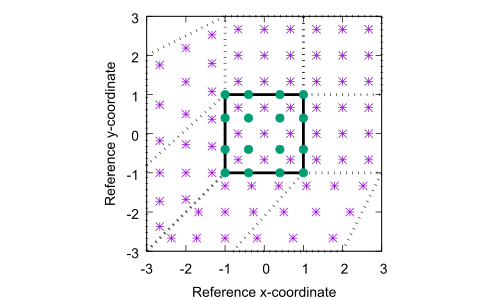

This figure's gnuplot source:
#set terminal postscript eps color
#set out "mapping.eps"
set term pdfcairo font "Arial,20"
#set terminal pdfcairo enhanced color Arial,20
set out "mapping.pdf"

set xlabel "Reference x-coordinate" font ",20"
set ylabel "Reference y-coordinate" font ",20"
set size square
set nokey

plot "point.dat" w p pt 3 ps 1,"boundary.dat" w l lt -1 lw 4,"boundary-south.dat" w l lt 0 lw 4,"boundary-west.dat" w l lt 0 lw 4,"boundary-nw.dat" w l lt 0 lw 4,"boundary-north.dat" w l lt 0 lw 4,"boundary-ne.dat" w l lt 0 lw 4,"boundary-east.dat" w l lt 0 lw 4,"boundary-se.dat" w l lt 0 lw 4,'gll.dat' w p pt 7 ps 1

#plot "point.dat" w p pt 3 ps 2,"boundary.dat" w l lt -1 lw 8,"boundary-south.dat" w l lt 0 lw 3,"boundary-west.dat" w l lt 0 lw 3,"boundary-nw.dat" w l lt 0 lw 3,"boundary-north.dat" w l lt 0 lw 3,"boundary-ne.dat" w l lt 0 lw 3,"boundary-east.dat" w l lt 0 lw 3,"boundary-se.dat" w l lt 0 lw 3,'gll.dat' w p pt 7 ps 3
#test
